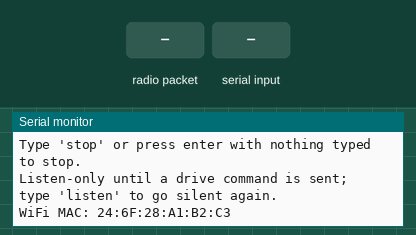
Bench run of a sketch on a simulated ESP32. Parts: the last lines printed to the serial monitor. Inputs (shaded band) come from the test bench.

Above: at 1.5 s.
1.6 s: radio packet "listen" arrives
At 2.5 s:
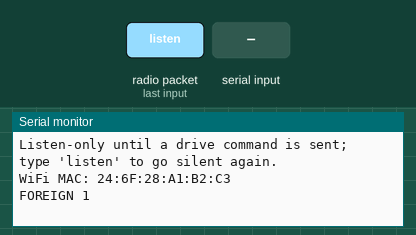
3.1 s: "listen 1\n" received over Serial
At 4.4 s:
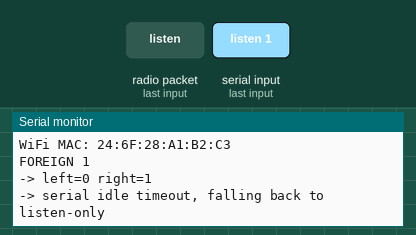
5.1 s: radio packet "stop" arrives
At 6.3 s:
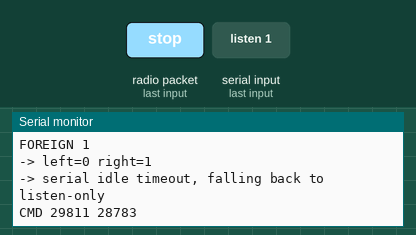
6.6 s: "listen\n" received over Serial
At 7.8 s:
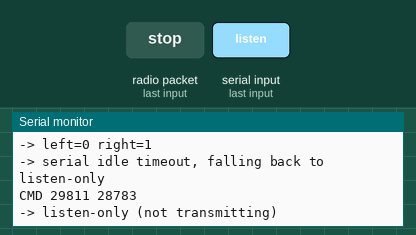
8.1 s: "stop\n" received over Serial
At 8.5 s:
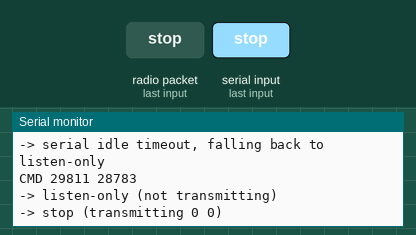
9.6 s: "0\n" received over Serial
At 10.2 s:
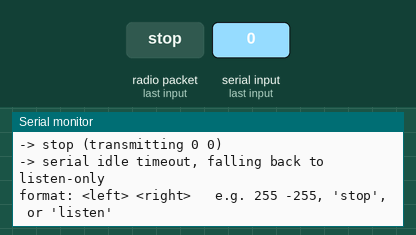

The sketch:

computer_bridge.ino
```cpp
// ===== Llama Robot: Computer Bridge (ESP-NOW <-> USB serial) =====
//
// Sits on a bench/PC USB port and relays between ESP-NOW and serial in both directions:
// telemetry from the robot comes out on serial, and drive commands typed in on serial go
// out over the air.
//
// Flash this onto a spare ESP32 plugged into a computer. It broadcasts, so any
// robot_motor_bts7960.ino on the same channel picks up its drive commands with no MAC
// pairing needed.
//
// ---- Receiving telemetry ----
//
// Two packet families arrive here, told apart by length:
//
//   SensorPacket (41 bytes, LlamaSensors.h) -- the current scheme. The packet carries its
//     own name, so this bridge needs no table of sensors and no change when a new one is
//     added. Printed as "<NAME> <value>... <ms>", e.g.
//        TOF_FRONT 812 -1 48213
//     Senders: robot_tof_vl53l0x.ino, and everything else as it is converted.
//
//   EncoderPacket (12) / ImuPacket (16) -- the OLD length-is-the-type scheme, kept so the
//     encoder and IMU boards keep working without being reflashed. Printed exactly as
//     before, "ENC <left> <right> <ms>" and "IMU <ax> <ay> <az> <gx> <gy> <gz> <ms>", so
//     calibration/bridge.py and live_view.py are unaffected.
//
// Those two are mutually exclusive per sender, not per bridge: a sender either uses the
// old struct or the new one. Both paths exist here only for the changeover. Once the
// encoder and IMU sketches send SensorPacket, delete the legacy structs and their two
// branches -- nothing else here depends on them.
//
// Drive commands overheard from other senders (the stick) still print as
// "CMD <left> <right>", so a PC-side recorder can log what the human commanded.
//
// Packet lengths: Drive = 4, Encoder = 12 (legacy), Imu = 16 (legacy), Sensor = 41.
//
// ---- Printing happens in loop(), not in the receive callback ----
//
// esp_now_register_recv_cb's callback runs on the WiFi task. A Serial.printf() there
// blocks until the UART drains, which stalls the callback and silently drops incoming
// packets -- and the symptom is telemetry that gets choppier as you add sensors, which
// looks like a radio problem and is not. So the callback only copies the frame into a
// ring buffer, and loop() does the formatting and printing. Overruns are counted and
// reported rather than hidden.
//
// ---- Transmitting drive commands ----
//
// Type "<left> <right>" into the Serial Monitor (e.g. "255 255", "-255 0", "0 0" or just
// "stop") and it streams that DrivePacket every SEND_INTERVAL_MS, so you can watch
// ramping, direction and stop behavior live.
//
// Listen-only by default: after boot this bridge transmits NOTHING, so it can sit on the
// same channel as controller_stick.ino and just relay telemetry while you drive by hand.
// It only starts streaming once it receives a "<left> <right>" or "stop" line. Send
// "listen" to go silent again (robot_motor_bts7960.ino then fails safe after its
// CMD_TIMEOUT_MS unless something else is driving).
//
// Never send a drive command while the stick is also driving -- they fight on the same
// channel and the motor board follows whichever DrivePacket arrived last.
//
// Fails safe to listen-only if no serial line arrives for SERIAL_IDLE_TIMEOUT_MS while
// transmitting -- e.g. the controlling script dies or the USB link drops. Without this
// the last DrivePacket would repeat forever, since transmitting only ever changes when a
// serial line comes in.
//
// ---- Serial rate ----
//
// 115200 baud is ~11.5 kB/s, and a busy robot (50 Hz encoders + 50 Hz IMU + ToF) puts
// roughly 10 kB/s of text through it, so it is close to full. Raising BAUD_RATE to 921600
// gives 8x headroom -- but calibration/bridge.py's BAUD_RATE must be changed to match in
// the same commit, or the PC side reads garbage.

#include <WiFi.h>
#include <esp_now.h>
#include <LlamaSensors.h>

const uint32_t BAUD_RATE = 115200;  // must match calibration/bridge.py's BAUD_RATE

uint8_t broadcastMac[] = {0xFF, 0xFF, 0xFF, 0xFF, 0xFF, 0xFF};

const uint32_t SEND_INTERVAL_MS = 20; // well under robot_motor_bts7960.ino's CMD_TIMEOUT_MS (300ms)

typedef struct __attribute__((packed)) {
  int16_t left;   // -255..255
  int16_t right;  // -255..255
} DrivePacket;

// ---- Legacy packets, for senders not yet converted to SensorPacket. ----
// Must match robot_encoders_as5600.ino's copy exactly (12 bytes).
typedef struct __attribute__((packed)) {
  int32_t left;   // cumulative unwrapped AS5600 counts (4096 counts = 1 encoder-shaft rev)
  int32_t right;
  uint32_t ms;    // sender's millis() at send time
} EncoderPacket;

// Must match robot_imu_*.ino's copy exactly (16 bytes) -- see that file for field meaning.
typedef struct __attribute__((packed)) {
  int16_t ax, ay, az;
  int16_t gx, gy, gz;
  uint32_t ms;
} ImuPacket;

int cmdL = 0, cmdR = 0;
bool transmitting = false; // false = listen-only; set by a serial drive command, cleared by "listen"
uint32_t lastSendMs = 0;
uint32_t lastRxMs = 0;

// If we're transmitting and no serial line has arrived in this long, fail safe to
// listen-only. Covers the case a controlling process (script, MCP server) dies or the
// USB link drops while a drive command is still active.
const uint32_t SERIAL_IDLE_TIMEOUT_MS = 500;

// ================= receive ring buffer =================
// Written only by the ESP-NOW callback (WiFi task), read only by loop(). Single producer,
// single consumer, so the two indices need no lock -- but they must be volatile, since
// each side only ever advances its own.
const uint8_t RX_FRAME_CAP = sizeof(SensorPacket);  // the largest frame we decode
const uint8_t RX_QUEUE_LEN = 16;                    // ~2.5 s of ToF, ~0.3 s of 50 Hz telemetry

struct RxFrame {
  uint8_t len;
  uint8_t data[RX_FRAME_CAP];
};

RxFrame rxQueue[RX_QUEUE_LEN];
volatile uint8_t rxHead = 0;   // next slot the callback will write
volatile uint8_t rxTail = 0;   // next slot loop() will read
volatile uint32_t rxDropped = 0;
uint32_t rxDroppedReported = 0;

// Frames that are not ours. The bridge hears every ESP-NOW broadcast on the channel, and
// in a room with other ESP-NOW devices that is a continuous stream -- measured at ~77/s
// here. Printing a line each would swamp the serial link and bury the real telemetry, so
// they are counted and summarised at most once a second.
uint32_t foreignFrames = 0;
uint32_t foreignReported = 0;
uint32_t lastForeignReportMs = 0;
const uint32_t FOREIGN_REPORT_DT_MS = 1000;

void onSent(const wifi_tx_info_t *info, esp_now_send_status_t status) {
  // no-op; add a counter here if you need send-failure debugging
}

void onRecv(const esp_now_recv_info_t* info, const uint8_t* data, int len) {
  // Keep this function short and non-blocking: no Serial, no formatting.
  if (len <= 0 || len > RX_FRAME_CAP) {
    rxDropped++;   // not a packet we decode, or too big to store
    return;
  }
  uint8_t next = (rxHead + 1) % RX_QUEUE_LEN;
  if (next == rxTail) {
    rxDropped++;   // queue full: loop() is behind, most likely blocked on the UART
    return;
  }
  rxQueue[rxHead].len = (uint8_t)len;
  memcpy(rxQueue[rxHead].data, data, len);
  rxHead = next;
}

// Format and print one received frame. Runs in loop(), where blocking is fine.
void printFrame(const RxFrame& f) {
  if (f.len == sizeof(SensorPacket)) {
    SensorPacket p;
    memcpy(&p, f.data, sizeof(p));
    // A foreign frame can be exactly this long by coincidence; without this check it
    // would print as a sensor reading with a junk name and meaningless values, which the
    // PC would then treat as real data.
    if (!sensorPacketPlausible(&p)) {
      foreignFrames++;
      return;
    }
    // A name from a half-flashed or mis-wired board could still contain odd bytes, which
    // would corrupt this whitespace-delimited line and desync the PC parser.
    char name[SENSOR_NAME_LEN];
    sensorPacketSafeName(&p, name);
    uint8_t count = (p.count > SENSOR_MAX_VALUES) ? SENSOR_MAX_VALUES : p.count;
    Serial.print(name);
    for (uint8_t i = 0; i < count; i++) Serial.printf(" %ld", (long)p.values[i]);
    Serial.printf(" %lu\n", (unsigned long)p.ms);
    return;
  }

  if (f.len == sizeof(ImuPacket)) {           // legacy
    ImuPacket p;
    memcpy(&p, f.data, sizeof(p));
    Serial.printf("IMU %d %d %d %d %d %d %lu\n",
                  p.ax, p.ay, p.az, p.gx, p.gy, p.gz, (unsigned long)p.ms);
    return;
  }

  if (f.len == sizeof(EncoderPacket)) {       // legacy
    EncoderPacket p;
    memcpy(&p, f.data, sizeof(p));
    Serial.printf("ENC %ld %ld %lu\n", (long)p.left, (long)p.right, (unsigned long)p.ms);
    return;
  }

  if (f.len == sizeof(DrivePacket)) {
    // The stick's (or anyone's) drive command, heard on the same channel. ESP-NOW never
    // delivers a sender its own packets, so this is never our own transmission. Lets the
    // computer log what the human commanded alongside the telemetry.
    DrivePacket p;
    memcpy(&p, f.data, sizeof(p));
    Serial.printf("CMD %d %d\n", p.left, p.right);
    return;
  }

  // An unrecognised length: unrelated ESP-NOW traffic on this channel, or a struct that
  // changed on one side only. Counted rather than printed per frame -- see foreignFrames.
  foreignFrames++;
}

void drainRxQueue() {
  while (rxTail != rxHead) {
    printFrame(rxQueue[rxTail]);
    rxTail = (rxTail + 1) % RX_QUEUE_LEN;
  }
  uint32_t dropped = rxDropped;
  if (dropped != rxDroppedReported) {
    Serial.printf("DROPPED %lu\n", (unsigned long)(dropped - rxDroppedReported));
    rxDroppedReported = dropped;
  }

  // Summarise foreign traffic periodically: still visible (a struct mismatch would show
  // up as a sudden non-zero count), without one line per frame.
  uint32_t now = millis();
  if (foreignFrames != foreignReported && now - lastForeignReportMs >= FOREIGN_REPORT_DT_MS) {
    lastForeignReportMs = now;
    Serial.printf("FOREIGN %lu\n", (unsigned long)(foreignFrames - foreignReported));
    foreignReported = foreignFrames;
  }
}

void readSerialCommand() {
  if (!Serial.available()) return;

  String line = Serial.readStringUntil('\n');
  line.trim();
  lastRxMs = millis(); // any line at all counts as the link being alive

  if (line.equalsIgnoreCase("listen")) {
    transmitting = false;
    cmdL = 0; cmdR = 0;
    Serial.println("-> listen-only (not transmitting)");
    return;
  }

  if (line.length() == 0 || line.equalsIgnoreCase("stop")) {
    cmdL = 0; cmdR = 0;
    transmitting = true;
    Serial.println("-> stop (transmitting 0 0)");
    return;
  }

  int spaceIdx = line.indexOf(' ');
  if (spaceIdx < 0) {
    Serial.println("format: <left> <right>   e.g. 255 -255, 'stop', or 'listen'");
    return;
  }

  int l = line.substring(0, spaceIdx).toInt();
  int r = line.substring(spaceIdx + 1).toInt();
  cmdL = constrain(l, -255, 255);
  cmdR = constrain(r, -255, 255);
  transmitting = true;
  Serial.printf("-> left=%d right=%d\n", cmdL, cmdR);
}

void setup() {
  Serial.begin(BAUD_RATE);
  delay(300);
  Serial.println("\n--- Llama Computer Bridge ---");
  Serial.printf("Relaying SensorPacket (%u bytes) by name, plus legacy ENC/IMU.\n",
                (unsigned)sizeof(SensorPacket));
  Serial.println("Type: <left> <right>   e.g. 255 255 | -255 0 | -255 255");
  Serial.println("Type 'stop' or press enter with nothing typed to stop.");
  Serial.println("Listen-only until a drive command is sent; type 'listen' to go silent again.");

  WiFi.mode(WIFI_STA);
  WiFi.setSleep(false);
  WiFi.setChannel(1);
  Serial.printf("WiFi MAC: %s\n", WiFi.macAddress().c_str());

  if (esp_now_init() != ESP_OK) {
    Serial.println("ESP-NOW init failed");
    return;
  }
  esp_now_register_send_cb(onSent);
  esp_now_register_recv_cb(onRecv);

  esp_now_peer_info_t peer{};
  peer.channel = 1;
  peer.encrypt = false;
  memcpy(peer.peer_addr, broadcastMac, 6);
  esp_now_add_peer(&peer);

  lastRxMs = millis();
}

void loop() {
  readSerialCommand();
  drainRxQueue();

  uint32_t now = millis();

  if (transmitting && now - lastRxMs > SERIAL_IDLE_TIMEOUT_MS) {
    transmitting = false;
    cmdL = 0; cmdR = 0;
    Serial.println("-> serial idle timeout, falling back to listen-only");
  }

  if (transmitting && now - lastSendMs >= SEND_INTERVAL_MS) {
    lastSendMs = now;
    DrivePacket p{ (int16_t)cmdL, (int16_t)cmdR };
    esp_now_send(broadcastMac, (uint8_t*)&p, sizeof(p));
  }
}
```

Measured:
- after the input at 1.6 s, the serial monitor: prints a new line at once (image 1)
- after the input at 3.1 s, the serial monitor: prints a new line at once (image 2)
- after the input at 5.1 s, the serial monitor: prints a new line at once (image 3)
- after the input at 6.6 s, the serial monitor: prints a new line at once (image 4)
- after the input at 8.1 s, the serial monitor: prints a new line at once (image 5)
- after the input at 9.6 s, the serial monitor: prints a new line at once (image 6)
